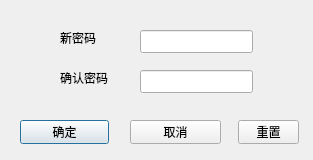
<?xml version="1.0" encoding="UTF-8"?>
<ui version="4.0">
 <class>changepw</class>
 <widget class="QDialog" name="changepw">
  <property name="geometry">
   <rect>
    <x>0</x>
    <y>0</y>
    <width>313</width>
    <height>160</height>
   </rect>
  </property>
  <property name="windowTitle">
   <string>Dialog</string>
  </property>
  <widget class="QLineEdit" name="firstpw">
   <property name="geometry">
    <rect>
     <x>140</x>
     <y>30</y>
     <width>113</width>
     <height>23</height>
    </rect>
   </property>
  </widget>
  <widget class="QLineEdit" name="secondpw">
   <property name="geometry">
    <rect>
     <x>140</x>
     <y>70</y>
     <width>113</width>
     <height>23</height>
    </rect>
   </property>
  </widget>
  <widget class="QLabel" name="label_2">
   <property name="geometry">
    <rect>
     <x>60</x>
     <y>70</y>
     <width>72</width>
     <height>15</height>
    </rect>
   </property>
   <property name="text">
    <string>确认密码</string>
   </property>
  </widget>
  <widget class="QLabel" name="label">
   <property name="geometry">
    <rect>
     <x>60</x>
     <y>30</y>
     <width>72</width>
     <height>15</height>
    </rect>
   </property>
   <property name="text">
    <string>新密码</string>
   </property>
  </widget>
  <widget class="QPushButton" name="confirm">
   <property name="geometry">
    <rect>
     <x>20</x>
     <y>120</y>
     <width>89</width>
     <height>24</height>
    </rect>
   </property>
   <property name="text">
    <string>确定</string>
   </property>
  </widget>
  <widget class="QPushButton" name="reset">
   <property name="geometry">
    <rect>
     <x>238</x>
     <y>120</y>
     <width>61</width>
     <height>24</height>
    </rect>
   </property>
   <property name="text">
    <string>重置</string>
   </property>
  </widget>
  <widget class="QPushButton" name="pushButton">
   <property name="geometry">
    <rect>
     <x>130</x>
     <y>120</y>
     <width>91</width>
     <height>24</height>
    </rect>
   </property>
   <property name="text">
    <string>取消</string>
   </property>
  </widget>
 </widget>
 <resources/>
 <connections/>
</ui>
